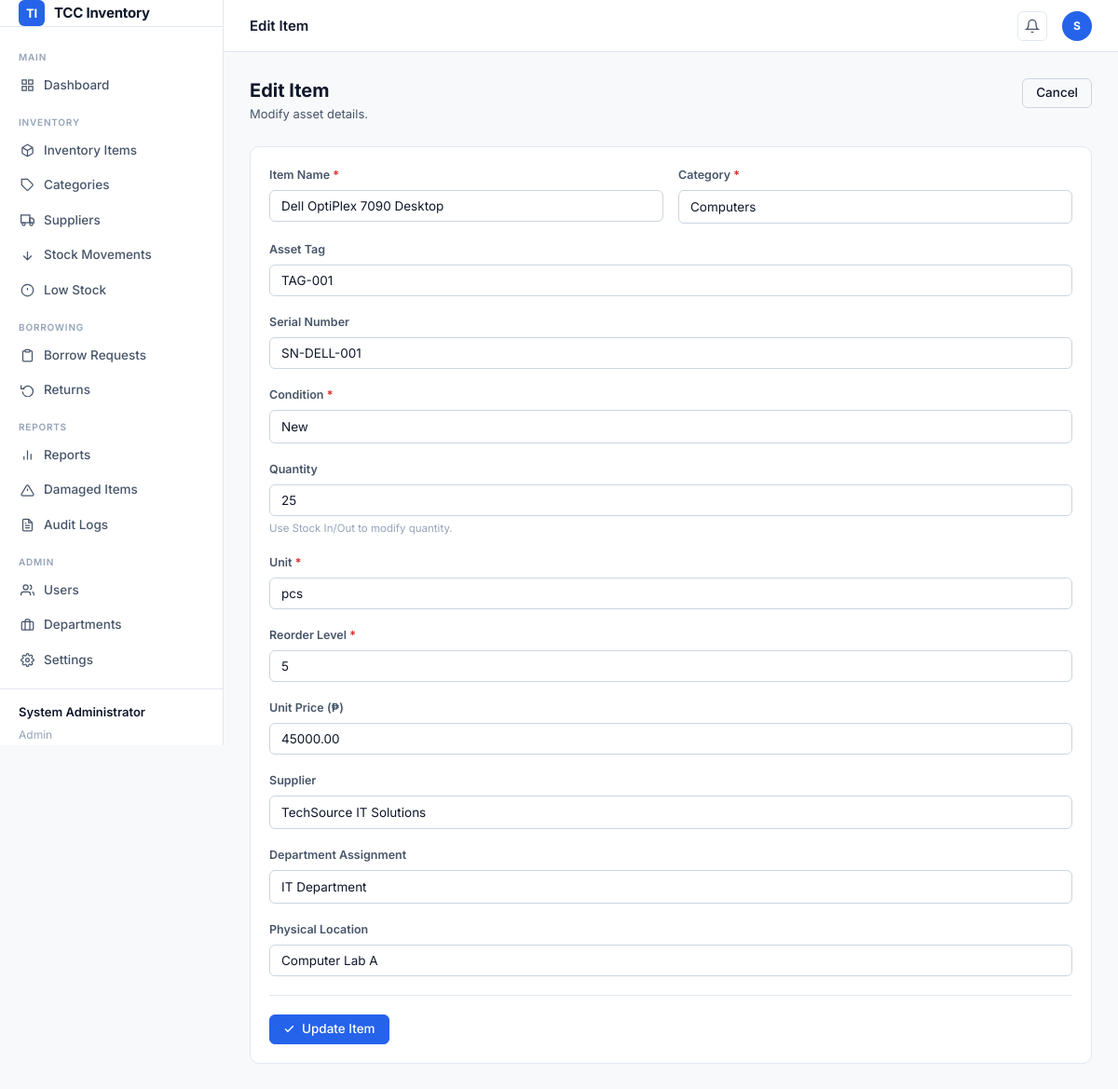
/pages/item_edit.php?id=1 (signed in), run on the app's committed database.
### tables this page shows
CREATE TABLE inventory_items (
    id INT AUTO_INCREMENT PRIMARY KEY,
    name VARCHAR(150) NOT NULL,
    category_id INT,
    serial_number VARCHAR(100) UNIQUE,
    asset_tag VARCHAR(50) UNIQUE,
    quantity INT DEFAULT 0,
    unit VARCHAR(30) DEFAULT 'pcs',
    condition_status ENUM('new', 'good', 'fair', 'poor', 'damaged') DEFAULT 'good',
    location VARCHAR(100),
    department_id INT,
    purchase_date DATE,
    supplier_id INT,
    status ENUM('available', 'in_use', 'maintenance', 'retired') DEFAULT 'available',
    description TEXT,
    image_path VARCHAR(255),
    reorder_level INT DEFAULT 5,
    unit_price DECIMAL(10,2) DEFAULT 0.00,
    created_by INT,
    created_at TIMESTAMP DEFAULT CURRENT_TIMESTAMP,
    updated_at TIMESTAMP DEFAULT CURRENT_TIMESTAMP ON UPDATE CURRENT_TIMESTAMP,
    FOREIGN KEY (category_id) REFERENCES categories(id) ON DELETE SET NULL,
    FOREIGN KEY (department_id) REFERENCES departments(id) ON DELETE SET NULL,
    FOREIGN KEY (supplier_id) REFERENCES suppliers(id) ON DELETE SET NULL,
    FOREIGN KEY (created_by) REFERENCES users(id) ON DELETE SET NULL
);

CREATE TABLE categories (
    id INT AUTO_INCREMENT PRIMARY KEY,
    name VARCHAR(100) NOT NULL UNIQUE,
    description TEXT,
    created_at TIMESTAMP DEFAULT CURRENT_TIMESTAMP
);

CREATE TABLE suppliers (
    id INT AUTO_INCREMENT PRIMARY KEY,
    name VARCHAR(150) NOT NULL,
    contact_person VARCHAR(100),
    email VARCHAR(100),
    phone VARCHAR(30),
    address TEXT,
    status ENUM('active', 'inactive') DEFAULT 'active',
    created_at TIMESTAMP DEFAULT CURRENT_TIMESTAMP
);

CREATE TABLE departments (
    id INT AUTO_INCREMENT PRIMARY KEY,
    name VARCHAR(100) NOT NULL UNIQUE,
    description TEXT,
    created_at TIMESTAMP DEFAULT CURRENT_TIMESTAMP
);

### includes/helpers.php (called while the page is built, shortened)
<?php
function clean($string) {
    return htmlspecialchars(trim($string), ENT_QUOTES, 'UTF-8');
}

### pages/item_edit.php (the view, shortened to what this page needs)
<?php
$db = getDB();
$id = (int)$_GET['id'];
$item = $db->query("SELECT * FROM inventory_items WHERE id = $id")->fetch_assoc();
$categories = $db->query("SELECT id, name FROM categories ORDER BY name ASC");
$suppliers = $db->query("SELECT id, name FROM suppliers ORDER BY name ASC");
$departments = $db->query("SELECT id, name FROM departments ORDER BY name ASC");
require_once '../includes/header.php';
?>
<div class="page-header">
  <div class="page-header-info">
    <h1>Edit Item</h1>
    <p>Modify asset details.</p>
  </div>
  <div class="page-header-actions">
    <a href="items.php" class="btn btn-outline">Cancel</a>
  </div>
</div>
<div class="card">
  <form method="POST" action="">
    <div class="form-row">
      <div class="form-group">
        <label class="form-label required">Item Name</label>
        <input type="text" name="name" class="form-control" value="<?= clean($item['name']) ?>" required>
      </div>
      <div class="form-group">
        <label class="form-label required">Category</label>
        <select name="category_id" class="form-select" required>
          <?php while($c = $categories->fetch_assoc()): ?>
            <option value="<?= $c['id'] ?>" <?= $item['category_id'] == $c['id'] ? 'selected' : '' ?>><?= clean($c['name']) ?></option>
          <?php endwhile; ?>
        </select>
      </div>
    </div>
    <div class="form-row-3">
      <div class="form-group">
        <label class="form-label">Asset Tag</label>
        <input type="text" name="asset_tag" class="form-control" value="<?= clean($item['asset_tag']) ?>">
      </div>
      <div class="form-group">
        <label class="form-label">Serial Number</label>
        <input type="text" name="serial_number" class="form-control" value="<?= clean($item['serial_number']) ?>">
      </div>
      <div class="form-group">
        <label class="form-label required">Condition</label>
        <select name="condition_status" class="form-select" required>
          <option value="new" <?= $item['condition_status'] == 'new' ? 'selected' : '' ?>>New</option>
        </select>
      </div>
    </div>
    <div class="form-row-3">
      <div class="form-group">
        <label class="form-label">Quantity</label>
        <input type="text" class="form-control" value="<?= $item['quantity'] ?>" disabled>
        <div class="form-hint">Use Stock In/Out to modify quantity.</div>
      </div>
      <div class="form-group">
        <label class="form-label required">Unit</label>
        <input type="text" name="unit" class="form-control" value="<?= clean($item['unit']) ?>" required>
      </div>
      <div class="form-group">
        <label class="form-label required">Reorder Level</label>
        <input type="number" name="reorder_level" class="form-control" value="<?= $item['reorder_level'] ?>" min="0" required>
      </div>
    </div>
    <div class="form-row-3">
      <div class="form-group">
        <label class="form-label">Unit Price (₱)</label>
        <input type="number" step="0.01" name="unit_price" class="form-control" value="<?= $item['unit_price'] ?>">
      </div>
      <div class="form-group">
        <label class="form-label">Supplier</label>
        <select name="supplier_id" class="form-select">
          <?php while($s = $suppliers->fetch_assoc()): ?>
            <option value="<?= $s['id'] ?>" <?= $item['supplier_id'] == $s['id'] ? 'selected' : '' ?>><?= clean($s['name']) ?></option>
          <?php endwhile; ?>
        </select>
      </div>
      <div class="form-group">
        <label class="form-label">Department Assignment</label>
        <select name="department_id" class="form-select">
          <?php while($d = $departments->fetch_assoc()): ?>
            <option value="<?= $d['id'] ?>" <?= $item['department_id'] == $d['id'] ? 'selected' : '' ?>><?= clean($d['name']) ?></option>
          <?php endwhile; ?>
        </select>
      </div>
    </div>
    <div class="form-group">
      <label class="form-label">Physical Location</label>
      <input type="text" name="location" class="form-control" value="<?= clean($item['location']) ?>">
    </div>
    <div class="divider"></div>
    <button type="submit" class="btn btn-primary"><?= icon_check() ?> Update Item</button>
  </form>
</div>
<?php require_once '../includes/footer.php'; ?>

### assets/css/style.css (style rules this page uses)
:root { --brand: #2563eb; --brand-light: #eff6ff; --brand-hover: #1d4ed8; --bg: #f8f9fb; --surface: #ffffff; --surface-2: #f1f5f9; --border: #e2e8f0; --border-strong: #cbd5e1; --text-primary: #0f172a; --text-secondary:#475569; --text-muted: #94a3b8; --success: #16a34a; --success-bg: #f0fdf4; --warning: #d97706; --warning-bg: #fffbeb; --danger: #dc2626; --danger-bg: #fef2f2; --info: #0284c7; --info-bg: #f0f9ff; --sidebar-w: 240px; --header-h: 56px; --radius: 6px; --radius-lg: 10px; --shadow-sm: 0 1px 3px rgba(0,0,0,.06), 0 1px 2px rgba(0,0,0,.04); --shadow-md: 0 4px 12px rgba(0,0,0,.08); --transition: 150ms ease; }
*, *::before, *::after { box-sizing: border-box; margin: 0; padding: 0; }
html { font-size: 14px; -webkit-font-smoothing: antialiased; }
body { font-family: 'Inter', system-ui, sans-serif; background: var(--bg); color: var(--text-primary); line-height: 1.6; }
a { color: var(--brand); text-decoration: none; }
.page-header { display: flex; align-items: flex-start; justify-content: space-between; margin-bottom: 24px; gap: 16px; }
.page-header-info h1 { font-size: 20px; font-weight: 700; color: var(--text-primary); line-height: 1.3; }
.page-header-info p { font-size: 13px; color: var(--text-secondary); margin-top: 2px; }
.page-header-actions { display: flex; gap: 10px; align-items: center; flex-shrink: 0; }
.btn { display: inline-flex; align-items: center; gap: 7px; padding: 8px 14px; font-size: 13.5px; font-weight: 500; font-family: inherit; border: 1px solid transparent; border-radius: var(--radius); cursor: pointer; transition: all var(--transition); line-height: 1; white-space: nowrap; }
.btn-primary { background: var(--brand); color: #fff; border-color: var(--brand); }
.btn-outline { background: transparent; color: var(--text-primary); border-color: var(--border-strong); }
.form-group { margin-bottom: 18px; }
.form-label { display: block; font-size: 12.5px; font-weight: 600; color: var(--text-secondary); margin-bottom: 6px; }
.form-label.required::after { content: ' *'; color: var(--danger); }
.form-control, .form-select { width: 100%; padding: 8px 12px; font-size: 13.5px; font-family: inherit; color: var(--text-primary); background: var(--surface); border: 1px solid var(--border-strong); border-radius: var(--radius); outline: none; transition: border-color var(--transition), box-shadow var(--transition); appearance: none; }
.form-control::placeholder { color: var(--text-muted); }
.form-row { display: grid; grid-template-columns: repeat(2, 1fr); gap: 16px; }
.form-row-3 { grid-template-columns: repeat(3, 1fr); }
.form-hint { font-size: 11.5px; color: var(--text-muted); margin-top: 4px; }
.card { background: var(--surface); border: 1px solid var(--border); border-radius: var(--radius-lg); padding: 20px; }
.divider { border: none; border-top: 1px solid var(--border); margin: 20px 0; }

### data on the page
inventory_items: name "Dell OptiPlex 7090 Desktop", category_id "Computers", asset_tag "TAG-001", serial_number "SN-DELL-001", condition_status "New", quantity "25", unit "pcs", reorder_level "5", unit_price "45000.00", supplier_id "TechSource IT Solutions", department_id "IT Department", location "Computer Lab A"

### other printed values
$fullName "System Administrator"
$roleName "Admin"
$pageTitle "Edit Item"
$initials "S"
